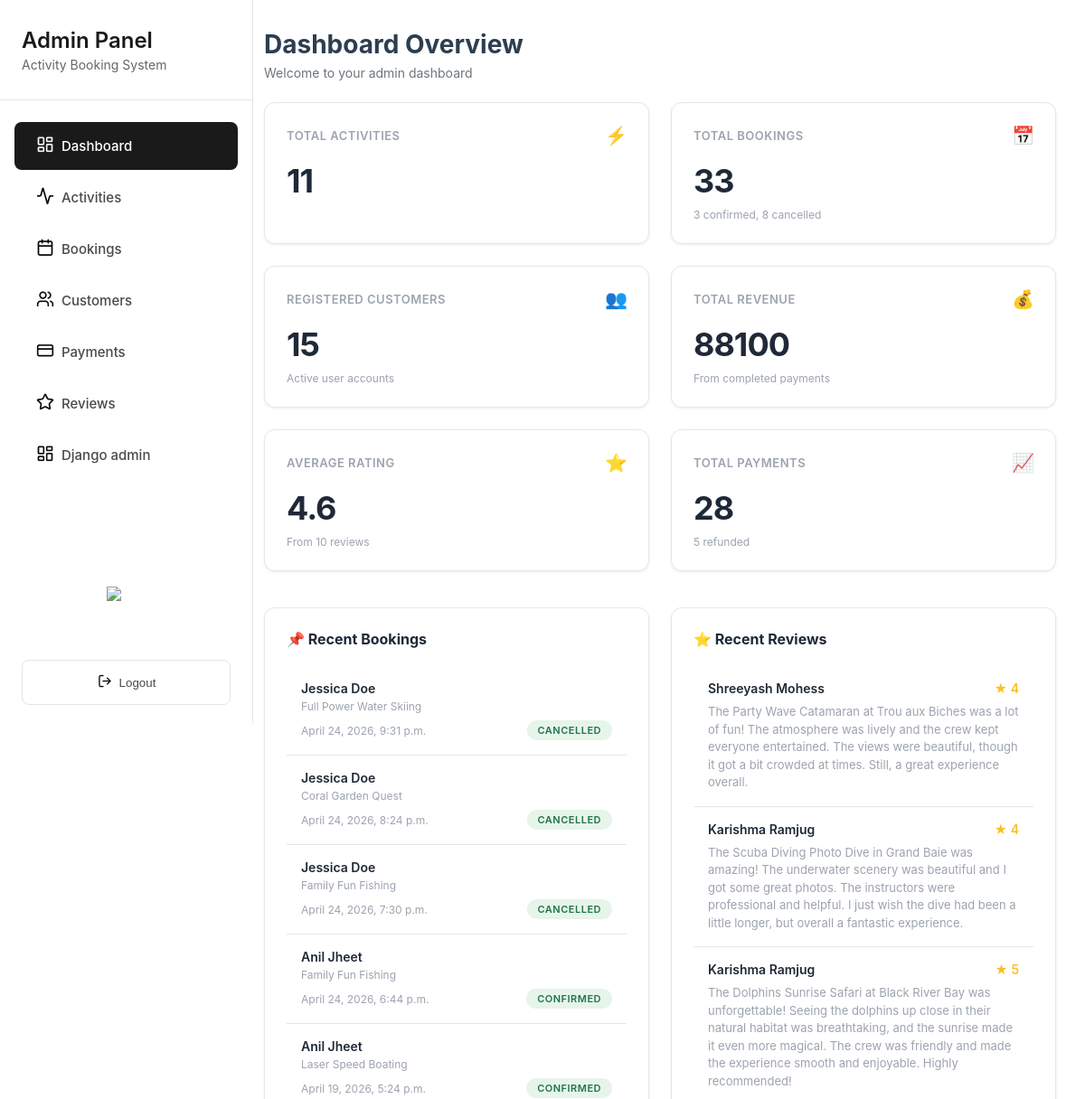
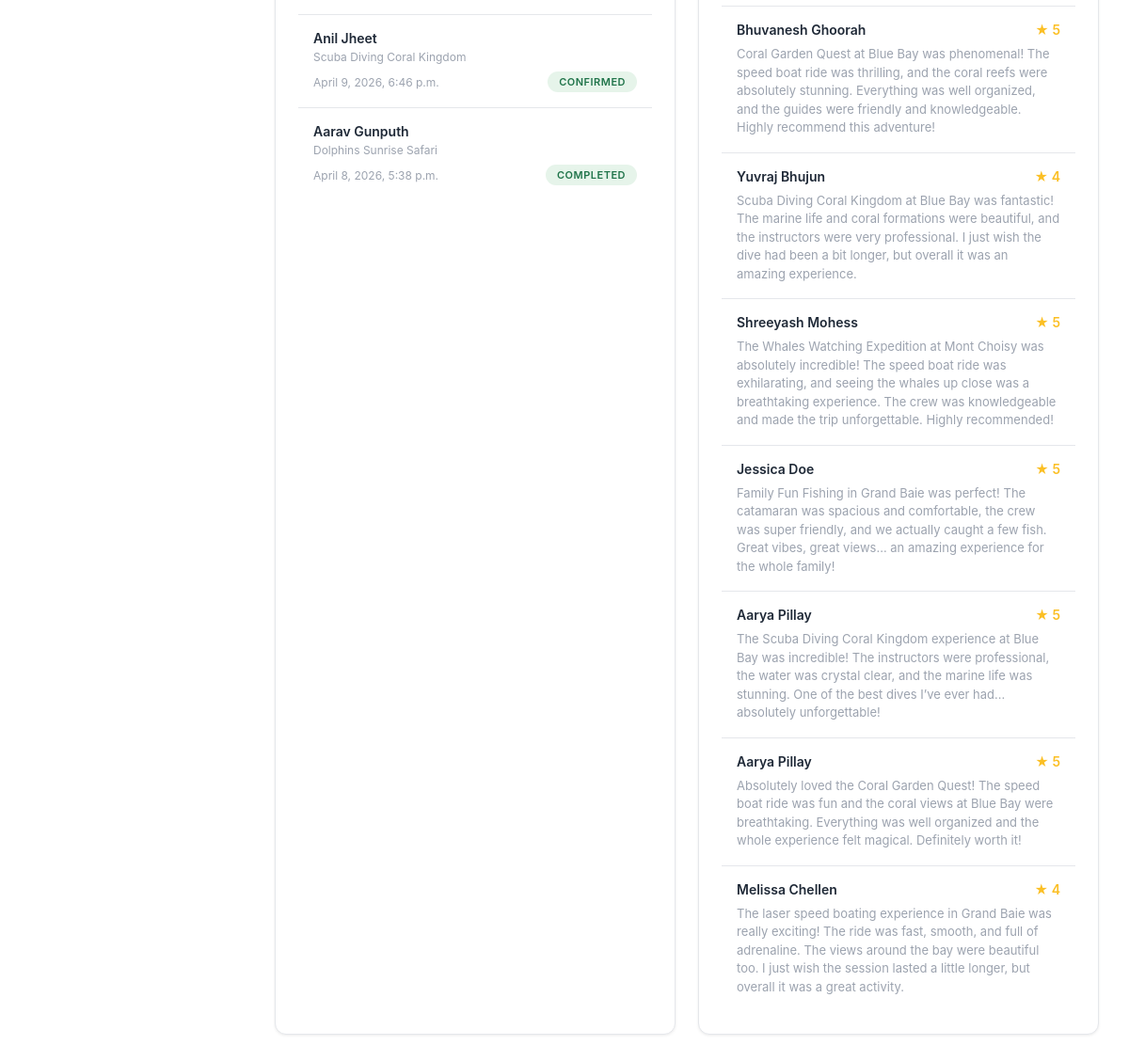
Page /grandblue/admin/dashboard/ (signed in) on the committed database (2 pictures, top to bottom).
### merger/models.py (models this page shows, shortened)
class Booking(models.Model):
    class Status(models.TextChoices):
        CONFIRMED = "CONFIRMED", "Confirmed"
        CANCELLED = "CANCELLED", "Cancelled"
        COMPLETED = "COMPLETED", "Completed"
    customer = models.ForeignKey(User, related_name="bookings", on_delete=models.CASCADE)
    activity = models.ForeignKey(Activity, related_name="bookings", on_delete=models.CASCADE)
    date = models.DateField(help_text="Selected date for the activity")
    group_size = models.PositiveIntegerField(default=1)
    price_total = models.PositiveIntegerField(help_text="Total price (Rs)")
    status = models.CharField(max_length=12, choices=Status.choices, default=Status.CONFIRMED)
    created_at = models.DateTimeField(auto_now_add=True)
    cancelled_at = models.DateTimeField(blank=True, null=True)
    cancellation_reason = models.TextField(blank=True)
    class Meta:
        ordering = ["-created_at"]
        indexes = [
            models.Index(fields=["status"]),
            models.Index(fields=["date"]),
            models.Index(fields=["customer", "created_at"]),
        ]
        constraints = [
            models.CheckConstraint(
                condition=Q(date__gt=F("created_at")),
                name="booking_date_after_creation"
            ),
        ]

class User(AbstractUser):
    email = models.EmailField(blank=True, unique=True)
    date_joined = models.DateTimeField(default=timezone.now)
    phone = models.CharField(max_length=20, blank=True)
    total_bookings = models.PositiveIntegerField(default=0)
    total_spent = models.DecimalField(max_digits=10, decimal_places=2, default=0.00)
    USERNAME_FIELD = 'email'
    REQUIRED_FIELDS = []
    class Meta:
        ordering = ['email']

class Activity(models.Model):
    ACTIVITY_TYPES = [
        ("Catamaran", "Catamaran"),
        ("Scuba diving", "Scuba diving"),
        ("Dolphin watching", "Dolphin watching"),
        ("Water ski", "Water ski"),
        ("Speed boat", "Speed boat"),
    ]
    name = models.CharField(max_length=255)
    activity_type = models.CharField(max_length=120, blank=True, choices=ACTIVITY_TYPES)
    description = models.TextField()
    base_price = models.PositiveIntegerField(help_text="Price per pax (Rs)")
    location = models.CharField(max_length=120, blank=True)
    latitude = models.FloatField(null=True, blank=True)
    longitude = models.FloatField(null=True, blank=True)
    duration = models.CharField(max_length=60, blank=True)
    max_participants = models.PositiveIntegerField()
    created_at = models.DateTimeField(auto_now_add=True)
    activity_rules = models.TextField(blank=True, help_text="One rule per line")
    safety_equipment = models.TextField(blank=True, help_text="One item per line")
    cancellation_policy = models.TextField(blank=True, help_text="One policy per line")
    map_embed_url = models.TextField(blank=True)
    map_location_description = models.TextField(blank=True)
    class Meta:
        ordering = ["name"]
        indexes = [
            models.Index(fields=["name"]),
            models.Index(fields=["activity_type"]),
            models.Index(fields=["location"]),
        ]
        verbose_name = "Activity"
        verbose_name_plural = "Activities"

class BookingReview(models.Model):
    booking = models.OneToOneField(Booking, related_name="review", on_delete=models.CASCADE)
    customer = models.ForeignKey(User, related_name="reviews", on_delete=models.CASCADE)
    rating = models.PositiveSmallIntegerField(help_text="1-5")
    comment = models.TextField(blank=True)
    is_deleted = models.BooleanField(default=False)
    created_at = models.DateTimeField(auto_now_add=True)
    class Meta:
        ordering = ["-created_at"]
        constraints = [
            models.CheckConstraint(
                condition=models.Q(rating__gte=1, rating__lte=5),
                name="bookingreview_rating_between_1_and_5",
            ),
        ]
        indexes = [models.Index(fields=["customer", "created_at"])]

### merger/shared_views.py (the view)
# urls.py: path('admin/dashboard/', DashboardView.as_view(), name='dashboard'),
class DashboardView(LoginRequiredMixin, StaffRequiredMixin, TemplateView):
    template_name = 'admin_dashboard.html'
    def get_context_data(self, **kwargs):
        context = super().get_context_data(**kwargs)
        stats = Booking.objects.aggregate(
            cancelled=Count('id', filter=Q(status='CANCELLED')),
            confirmed=Count('id', filter=Q(status='CONFIRMED')),
            completed=Count('id', filter=Q(status='COMPLETED')),
        )
        avg_rating = BookingReview.objects.exclude(is_deleted=True).aggregate(average=Avg('rating'))['average'] or 0
        context.update({
            'active_class': "dashboard",
            'cancelled_booking': stats['cancelled'],
            'confirmed_booking': stats['confirmed'],
            'total_booking': stats['cancelled'] + stats['confirmed'] + stats['completed'],
            'total_activities': Activity.objects.count(),
            'registered_customers': User.objects.filter(is_staff=False, is_superuser=False).count(),
            'total_revenue': (
            Payment.objects
            .filter(status="PAID")
            .aggregate(total=Sum("amount"))['total'] or 0
            ),
            'average_rating': round(avg_rating, 1) if avg_rating else 0,
            'total_reviews': BookingReview.objects.exclude(is_deleted=True).aggregate(total=Count('id'))['total'] or 0,
            'total_paid': Payment.objects.filter(status='PAID').count(),
            'total_refunded': Payment.objects.filter(status='REFUNDED').count(),
            'bookings': Booking.objects.select_related('customer').filter(
                created_at__month=timezone.now().month
            ).order_by('-created_at')[:15],
            'reviews': BookingReview.objects.exclude(is_deleted=True).select_related('customer').order_by('-created_at')[:15],
        })
        return context

### merger/shared_views.py (called while the page is built)
    def test_func(self):
        return self.request.user.is_staff

### merger/templates/admin_dashboard.html (shortened to what this page needs)
{% extends 'admin_sidebar.html' %}
{% load static %}
{% block extra_css %}
<link rel="stylesheet" href="{% static 'css/admin_dashboard.css' %}">
{% endblock %}
{% block content %}
<div class="page-header">
    <h1 class="page-title">Dashboard Overview</h1>
    <p class="page-subtitle">Welcome to your admin dashboard</p>
</div>
<div class="stats-container dashboard-grid">
    <div class="stat-card metric-card">
        <div class="metric-header">
            <span class="metric-title">Total Activities</span>
            <span class="metric-icon">⚡</span>
        </div>
        <div class="metric-value">{{ total_activities }}</div>
    </div>
    <div class="stat-card metric-card">
        <div class="metric-header">
            <span class="metric-title">Total Bookings</span>
            <span class="metric-icon">📅</span>
        </div>
        <div class="metric-value">{{ total_booking }}</div>
        <div class="metric-desc">{{ confirmed_booking }} confirmed, {{ cancelled_booking }} cancelled</div>
    </div>
    <div class="stat-card metric-card">
        <div class="metric-header">
            <span class="metric-title">Registered Customers</span>
            <span class="metric-icon">👥</span>
        </div>
        <div class="metric-value">{{ registered_customers }}</div>
        <div class="metric-desc">Active user accounts</div>
    </div>
    <div class="stat-card metric-card">
        <div class="metric-header">
            <span class="metric-title">Total Revenue</span>
            <span class="metric-icon">💰</span>
        </div>
        <div class="metric-value">{{ total_revenue }}</div>
        <div class="metric-desc">From completed payments</div>
    </div>
    <div class="stat-card metric-card">
        <div class="metric-header">
            <span class="metric-title">Average Rating</span>
            <span class="metric-icon">⭐</span>
        </div>
        <div class="metric-value">{{ average_rating }}</div>
        <div class="metric-desc">From {{ total_reviews }} reviews</div>
    </div>
    <div class="stat-card metric-card">
        <div class="metric-header">
            <span class="metric-title">Total Payments</span>
            <span class="metric-icon">📈</span>
        </div>
        <div class="metric-value">{{ total_paid }}</div>
        <div class="metric-desc">{{ total_refunded }} refunded</div>
    </div>
</div>
<div class="section-grid">
    <section class="section">
        <h2 class="section-title">📌 Recent Bookings</h2>
        {% for booking in bookings %}
            <div class="activity-item">
                <div class="activity-name">{{ booking.customer.first_name }} {{ booking.customer.last_name }}</div>
                <div class="activity-type">{{ booking.activity.name }}</div>
                <div class="activity-meta">
                    <span class="activity-date">{{ booking.created_at }}</span>
                    <span class="status-badge status-confirmed">{{ booking.status }}</span>
                </div>
            </div>
        {% endfor %}
    </section>
    <section class="section">
        <h2 class="section-title">⭐ Recent Reviews</h2>
        {% for review in reviews %}
            <div class="review-item">
                <div class="review-header">
                    <div class="review-name">{{ review.customer.first_name }} {{ review.customer.last_name }}</div>
                    <div class="review-rating">★ {{ review.rating }}</div>
                </div>
                <div class="review-text">{{ review.comment }}</div>
            </div>
        {% endfor %}
    </section>
</div>
{% endblock %}

### merger/static/css/dark_mode.css (style rules this page uses)
:root { --bg-primary: #ffffff; --bg-secondary: #f8f9fa; --bg-tertiary: #e9ecef; --text-primary: #000000; --text-secondary: #333333; --text-muted: #666666; --border-color: #dee2e6; --card-bg: #ffffff; --input-bg: #ffffff; --shadow-color: rgba(0, 0, 0, 0.1); }

### merger/static/css/admin_sidebar.css (style rules this page uses)
* { margin: 0; padding: 0; box-sizing: border-box; }
body { font-family: -apple-system, BlinkMacSystemFont, 'Segoe UI', Roboto, Oxygen, Ubuntu, Cantarell, sans-serif; background-color: #f5f5f5; display: flex; min-height: 100vh; }
html.dark-mode .status-confirmed, html.dark-mode .badge-confirmed, .status-confirmed, .badge-confirmed { background-color: #E6F4EA !important; color: #20744A !important; filter: none !important; }

### merger/static/css/admin_dashboard.css (style rules this page uses)
* { box-sizing: border-box; }
body { margin: 0; font-family: -apple-system, BlinkMacSystemFont, "Segoe UI", Roboto, Arial, sans-serif; color: #2c3e50; background: #ffffff; }
.page-header { margin-bottom: 24px; }
.page-title { font-size: 28px; font-weight: 700; margin: 0 0 6px; color: #2c3e50; }
.page-subtitle { font-size: 14px; color: #6c757d; }
:root { --primary-dark: #1a1a1a; --primary-light: #f8f9fa; --text-dark: #1f2937; --text-light: #9ca3af; --border-color: #e5e7eb; --success-color: #10b981; --danger-color: #ef4444; --warning-color: #f59e0b; --info-color: #3b82f6; --accent-teal: #14b8a6; --accent-purple: #a855f7; }
.dashboard-grid { display: grid; grid-template-columns: repeat(auto-fit, minmax(280px, 1fr)); gap: 24px; margin-bottom: 40px; }
.metric-card { background: white; border-radius: 12px; padding: 24px; border: 1px solid var(--border-color); box-shadow: 0 1px 3px rgba(0, 0, 0, 0.08); transition: all 0.3s cubic-bezier(0.4, 0, 0.2, 1); position: relative; overflow: hidden; }
.metric-card::before { content: ''; position: absolute; top: 0; left: 0; right: 0; height: 3px; background: linear-gradient(90deg, var(--accent-teal), var(--accent-purple)); transform: scaleX(0); transition: transform 0.3s ease; transform-origin: left; }
.metric-header { display: flex; justify-content: space-between; align-items: center; margin-bottom: 16px; }
.metric-title { font-size: 13px; color: var(--text-light); text-transform: uppercase; letter-spacing: 0.5px; font-weight: 600; }
.metric-icon { width: 24px; height: 24px; font-size: 20px; animation: float 3s ease-in-out infinite; }
.metric-value { font-size: 36px; font-weight: 700; color: var(--text-dark); margin-bottom: 8px; letter-spacing: -1px; }
.metric-desc { font-size: 12px; color: var(--text-light); }
.section-grid { display: grid; grid-template-columns: 1fr 1fr; gap: 24px; }
.section { background: white; border-radius: 12px; padding: 24px; border: 1px solid var(--border-color); box-shadow: 0 1px 3px rgba(0, 0, 0, 0.08); }
.section-title { font-size: 16px; font-weight: 700; color: var(--text-dark); margin-bottom: 20px; display: flex; align-items: center; gap: 8px; }
.activity-item { padding: 16px; border-bottom: 1px solid var(--border-color); transition: all 0.3s ease; }
.activity-item:last-child { border-bottom: none; }
.activity-name { font-weight: 600; color: var(--text-dark); margin-bottom: 4px; font-size: 14px; }
.activity-type { font-size: 12px; color: var(--text-light); margin-bottom: 8px; }
.activity-meta { display: flex; justify-content: space-between; align-items: center; font-size: 12px; }
.activity-date { color: var(--text-light); }
.status-badge { padding: 4px 12px; border-radius: 20px; font-size: 11px; font-weight: 600; text-transform: uppercase; letter-spacing: 0.5px; transition: all 0.3s ease; }
.status-confirmed { background: #d1fae5; color: #047857; }
.review-item { padding: 16px; border-bottom: 1px solid var(--border-color); transition: all 0.3s ease; }
.review-item:last-child { border-bottom: none; }
.review-header { display: flex; justify-content: space-between; align-items: flex-start; margin-bottom: 8px; }
.review-name { font-weight: 600; color: var(--text-dark); font-size: 14px; }
.review-rating { font-size: 14px; color: #fbbf24; font-weight: 600; }
.review-text { font-size: 13px; color: var(--text-light); line-height: 1.5; word-break: break-word; overflow-wrap: break-word; }

### rows in the picture
Booking: customer.first_name "Jessica", customer.last_name "Doe", activity.name "Full Power Water Skiing", created_at "April 24, 2026, 9:31 p.m.", status "CANCELLED"
Booking: customer.first_name "Jessica", customer.last_name "Doe", activity.name "Coral Garden Quest", created_at "April 24, 2026, 8:24 p.m.", status "CANCELLED"
Booking: customer.first_name "Jessica", customer.last_name "Doe", activity.name "Family Fun Fishing", created_at "April 24, 2026, 7:30 p.m.", status "CANCELLED"
Booking: customer.first_name "Anil", customer.last_name "Jheet", activity.name "Family Fun Fishing", created_at "April 24, 2026, 6:44 p.m.", status "CONFIRMED"
Booking: customer.first_name "Anil", customer.last_name "Jheet", activity.name "Laser Speed Boating", created_at "April 19, 2026, 5:24 p.m.", status "CONFIRMED"
Booking: customer.first_name "Anil", customer.last_name "Jheet", activity.name "Scuba Diving Coral Kingdom", created_at "April 9, 2026, 6:46 p.m.", status "CONFIRMED"
Booking: customer.first_name "Aarav", customer.last_name "Gunputh", activity.name "Dolphins Sunrise Safari", created_at "April 8, 2026, 5:38 p.m.", status "COMPLETED"
BookingReview: customer.first_name "Shreeyash", customer.last_name "Mohess", rating "4", comment "The Party Wave Catamaran at Trou aux Biches was a lot of fun! The atmosphere was lively and the crew kept everyone entertained. The views were beautiful, though it got a bit crowded at times. Still, a great experience overall."
BookingReview: customer.first_name "Karishma", customer.last_name "Ramjug", rating "4", comment "The Scuba Diving Photo Dive in Grand Baie was amazing! The underwater scenery was beautiful and I got some great photos. The instructors were professional and helpful. I just wish the dive had been a little longer, but overall a fantastic experience."
BookingReview: customer.first_name "Karishma", customer.last_name "Ramjug", rating "5", comment "The Dolphins Sunrise Safari at Black River Bay was unforgettable! Seeing the dolphins up close in their natural habitat was breathtaking, and the sunrise made it even more magical. The crew was friendly and made the experience smooth and enjoyable. Highly recommended!"
BookingReview: customer.first_name "Bhuvanesh", customer.last_name "Ghoorah", rating "5", comment "Coral Garden Quest at Blue Bay was phenomenal! The speed boat ride was thrilling, and the coral reefs were absolutely stunning. Everything was well organized, and the guides were friendly and knowledgeable. Highly recommend this adventure!"
BookingReview: customer.first_name "Yuvraj", customer.last_name "Bhujun", rating "4", comment "Scuba Diving Coral Kingdom at Blue Bay was fantastic! The marine life and coral formations were beautiful, and the instructors were very professional. I just wish the dive had been a bit longer, but overall it was an amazing experience."
BookingReview: customer.first_name "Shreeyash", customer.last_name "Mohess", rating "5", comment "The Whales Watching Expedition at Mont Choisy was absolutely incredible! The speed boat ride was exhilarating, and seeing the whales up close was a breathtaking experience. The crew was knowledgeable and made the trip unforgettable. Highly recommended!"
BookingReview: customer.first_name "Jessica", customer.last_name "Doe", rating "5", comment "Family Fun Fishing in Grand Baie was perfect! The catamaran was spacious and comfortable, the crew was super friendly, and we actually caught a few fish. Great vibes, great views... an amazing experience for the whole family!"
BookingReview: customer.first_name "Aarya", customer.last_name "Pillay", rating "5", comment "The Scuba Diving Coral Kingdom experience at Blue Bay was incredible! The instructors were professional, the water was crystal clear, and the marine life was stunning. One of the best dives I’ve ever had... absolutely unforgettable!"
BookingReview: customer.first_name "Aarya", customer.last_name "Pillay", rating "5", comment "Absolutely loved the Coral Garden Quest! The speed boat ride was fun and the coral views at Blue Bay were breathtaking. Everything was well organized and the whole experience felt magical. Definitely worth it!"
BookingReview: customer.first_name "Melissa", customer.last_name "Chellen", rating "4", comment "The laser speed boating experience in Grand Baie was really exciting! The ride was fast, smooth, and full of adrenaline. The views around the bay were beautiful too. I just wish the session lasted a little longer, but overall it was a great activity."

### other values in the picture
{{ total_activities }} "11"
{{ total_booking }} "33"
{{ confirmed_booking }} "3"
{{ cancelled_booking }} "8"
{{ registered_customers }} "15"
{{ total_revenue }} "88100"
{{ average_rating }} "4.6"
{{ total_reviews }} "10"
{{ total_paid }} "28"
{{ total_refunded }} "5"
